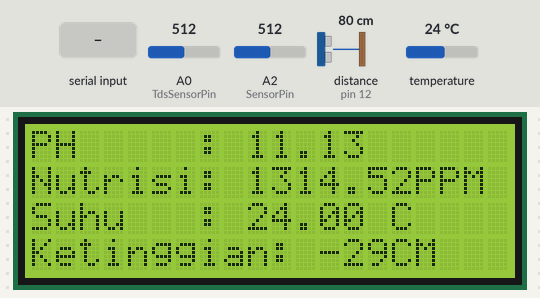
This sketch was run on a simulated Arduino Uno, built with avr-gcc and run on an emulated ATmega328P. Shown: 20×4 character LCD. Wiring (inferred from the names in the program): ultrasonic range finder: trigger pin 11; echo pin 12. The test bench sets the inputs (shaded band); at power-on: distance to the obstacle (sensor on pin 12) 80 cm, temperature 24 °C, A0 (TdsSensorPin) = 512, A2 (SensorPin) = 512. The echo pulse lasts 58.3 µs per cm; the modem accepts every AT command (registered, SIM ready, sends succeed) and sends nothing else; what the sketch prints to the serial monitor is not drawn.

Above: at 4.2 s.
4.3 s: distance to the obstacle (sensor on pin 12) set to 2 cm
At 7.7 s:
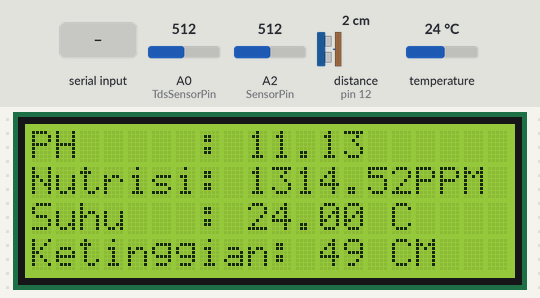
8.3 s: temperature set to 12 °C
At 11.0 s:
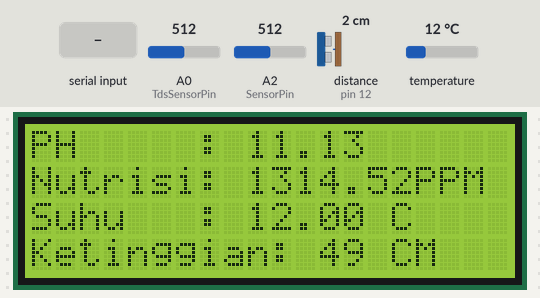
11.3 s: A0 (TdsSensorPin) set to 306
At 16.9 s:
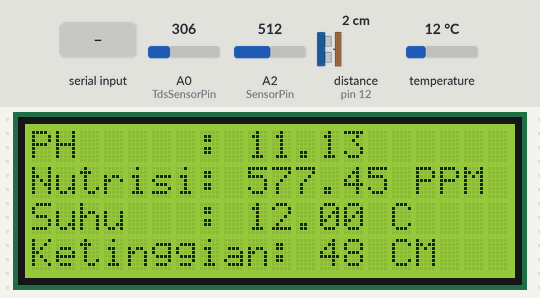
17.2 s: A2 (SensorPin) set to 716
At 19.2 s:
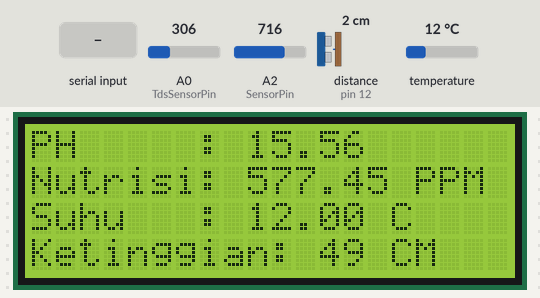
20.2 s: "1" received over the second serial link
28.0 s: distance to the obstacle (sensor on pin 12) set to 4 cm
Timing chart, 0 to 31.0 s (numbered marks = the images above; inputs shaded):
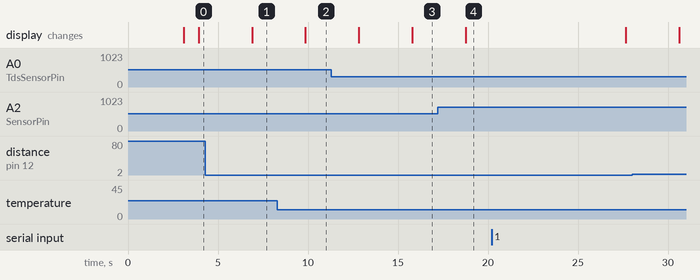

Measured:
- after the input at 4.3 s, the display: changes after 2.6 s (image 1)
- after the input at 8.3 s, the display: changes after 1.6 s (image 2)
- after the input at 11.3 s, the display: first changes after 1.5 s (image 3 shows a later state)
- after the input at 17.2 s, the display: changes after 1.6 s (image 4)

The sketch:

hidroponik_air.ino
```cpp
#include <SoftwareSerial.h>
SoftwareSerial espSerial(2, 3);//TX,RX
#include <OneWire.h>
#include <DallasTemperature.h>
#include <Wire.h>
#include <LiquidCrystal_I2C.h>
LiquidCrystal_I2C lcd(0x27, 20, 4);


#include <EEPROM.h>
#include "GravityTDS.h"

#define TdsSensorPin A0
GravityTDS gravityTds;

#define SensorPin A2            //pH meter Analog output to Arduino Analog Input 0
#define Offset -6.75              //deviation compensate
unsigned long int avgValue;

float temperature = 25,tdsValue = 0;
#define ONE_WIRE_BUS 4
//#define SENSOR A0
int val;
static float sensorph;
static float kekeruhan, hasil;
static float teg;
int adcPH;
float voltage, voltage1, turbidity;
//byte pHValue;
int trigPin = 11;    // Trigger
int echoPin = 12;    // Echo
long duration, cm, inches, kotak, ketinggian;

// Setup a oneWire instance to communicate with any OneWire devices
OneWire oneWire(ONE_WIRE_BUS);

// Pass our oneWire reference to Dallas Temperature sensor
DallasTemperature sensors(&oneWire);

String ssid="AB";
String password ="maulana99";


boolean DEBUG=true;
void showResponse(int waitTime) {
  long t=millis();
  char c;
  while (t+waitTime>millis()) {
    if (espSerial.available()) {
      c=espSerial.read();
      if (DEBUG) {
        Serial.print(c);
      }
    }
  }
}

boolean dataWrite() {
  String cmd = "AT+CIPSTART=\"TCP\",\""; // TCP connection
  cmd += "192.168.100.3"; // hostname
  cmd += "\",80";
  espSerial.println(cmd);
  if (DEBUG) Serial.println(cmd);
  if(espSerial.find("Error")){
    if (DEBUG) Serial.println("AT+CIPSTART error");
    return false;
  }

  String getStr = "GET /simpan1/simpan.php?data1=";
  getStr +=sensors.getTempCByIndex(0);
  getStr +="&data2=";
  getStr += sensorph;
  getStr +="&data3=";
  getStr += tdsValue;
  getStr +="&data4=";
  getStr += ketinggian;
  getStr += " HTTP/1.1\r\nHost:192.168.100.3\r\n\r\n";


  // send data length
  cmd = "AT+CIPSEND=";
  cmd += String(getStr.length());
  espSerial.println(cmd);
  if (DEBUG) Serial.println(cmd);

  delay(100);
  if(espSerial.find(">") || espSerial.find("OK") || espSerial.find("CONNECT")) {
    espSerial.print(getStr);
    if (DEBUG) Serial.print(getStr);
  }
  else {
    espSerial.println("AT+CIPCLOSE");
    // alert user
    if (DEBUG) Serial.println("AT+CIPCLOSE");
    return false;
  }
  return true;
}


void setup() {
  DEBUG=true; // enable debug serial
  Serial.begin(115200);
  espSerial.begin(115200); // Baud untuk esp
  espSerial.println("AT+RST");
  showResponse(1000);
  //espSerial.println("AT+UART_DEF=115200,8,1,0,3");
  //showResponse(1000);
  espSerial.println("AT+CWMODE=1"); // untuk mode client nya
  showResponse(1000);
  espSerial.println("AT+CWJAP=\""+ssid+"\",\""+password+"\"");
  showResponse(1000);
  if (DEBUG) Serial.println("Setup completed");
  // put your setup code here, to run once:
  // Start serial communication for debugging purposes

  // Start up the library
  sensors.begin();
  lcd.backlight();
  lcd.begin();


  //pinMode(SENSOR,INPUT);
  //Define inputs and outputs
  pinMode(trigPin, OUTPUT);
  pinMode(echoPin, INPUT);

  gravityTds.setPin(TdsSensorPin);
  gravityTds.setAref(5.0);  //reference voltage on ADC, default 5.0V on Arduino UNO
  gravityTds.setAdcRange(1024);  //1024 for 10bit ADC;4096 for 12bit ADC
  gravityTds.begin();  //initialization
}

void loop() {
  // put your main code here, to run repeatedly:
  tds();
  ph();
  suhu();
  ketinggian_air();

  lcd.clear();
  // pH Sensor
  // put your main code here, to run repeatedly:


    int sensorValue = analogRead(A2);
    voltage = sensorValue * (5.0 / 1023.0);
    sensorph = voltage * (14.000 / 3.148);

    /*voltage1=0.004888*analogRead(SENSOR);  //in V
    turbidity=-1120.4*voltage1*voltage1+5742.3*voltage1-4352.9;  //in NTU
    if((voltage1>=2.5)&(turbidity>=0))
    {

    }*/


    lcd.backlight();
      lcd.setCursor(0,0);
      lcd.print("PH     :");
      lcd.setCursor(9,0);
      lcd.print(sensorph);
      lcd.setCursor(0,1);
      lcd.print("Nutrisi:");
      lcd.setCursor(9,1);
      lcd.print(tdsValue);
      lcd.setCursor(16,1);
      lcd.print("PPM");
      lcd.setCursor(0,2);
      lcd.print("Suhu   :");
      lcd.setCursor(9,2);
      lcd.print(sensors.getTempCByIndex(0));
      lcd.setCursor(15,2);
      lcd.print("C");
      lcd.setCursor(0,3);
      lcd.print("Ketinggian:");
      lcd.setCursor(12,3);
      lcd.print(ketinggian);
      lcd.setCursor(15,3);
      lcd.print("CM");
    dataWrite();
    delay(1000);
}

void tds() {
  //temperature = readTemperature();  //add your temperature sensor and read it
  gravityTds.setTemperature(temperature);  // set the temperature and execute temperature compensation
  gravityTds.update();  //sample and calculate
  tdsValue = gravityTds.getTdsValue();  // then get the value

}

void ph() {

}

void suhu() {
  // Call sensors.requestTemperatures() to issue a global temperature and Requests to all devices on the bus
  sensors.requestTemperatures();
}

void ketinggian_air() {
  // The sensor is triggered by a HIGH pulse of 10 or more microseconds.
  // Give a short LOW pulse beforehand to ensure a clean HIGH pulse:
  digitalWrite(trigPin, LOW);
  delayMicroseconds(5);
  digitalWrite(trigPin, HIGH);
  delayMicroseconds(10);
  digitalWrite(trigPin, LOW);

  // Read the signal from the sensor: a HIGH pulse whose
  // duration is the time (in microseconds) from the sending
  // of the ping to the reception of its echo off of an object.
  pinMode(echoPin, INPUT);
  duration = pulseIn(echoPin, HIGH);

  // Convert the time into a distance
  kotak = 50;
  cm = (duration/2) / 29.1;     // Divide by 29.1 or multiply by 0.0343
  inches = (duration/2) / 74;   // Divide by 74 or multiply by 0.0135
  ketinggian = 50 - cm;
}
```
